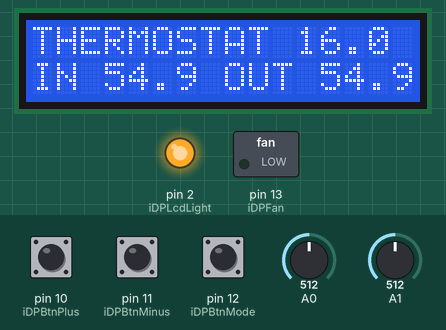
A sketch run on a simulated Arduino Uno, built with avr-gcc and run on an emulated ATmega328P. Shown: 16×2 character LCD, switched loads named in the sketch (green lamp = pin HIGH), output pins drawn as LEDs (lit = HIGH). The inputs (shaded band) are chosen by the test bench; at power-on: pin 12 (iDPBtnMode) HIGH, pin 11 (iDPBtnMinus) HIGH, pin 10 (iDPBtnPlus) HIGH, A0 = 512, A1 = 512.

Above: at 5.2 s.
5.3 s: pin 12 (iDPBtnMode) pulled LOW for 3.2 s
At 9.6 s:
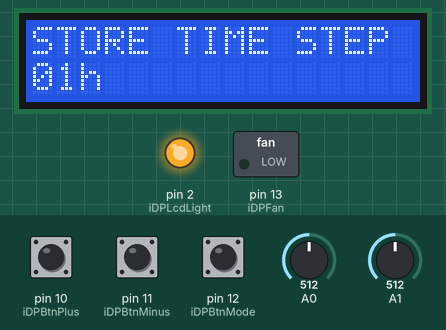
10.0 s: pin 11 (iDPBtnMinus) pulled LOW for 0.15 s
At 10.9 s:
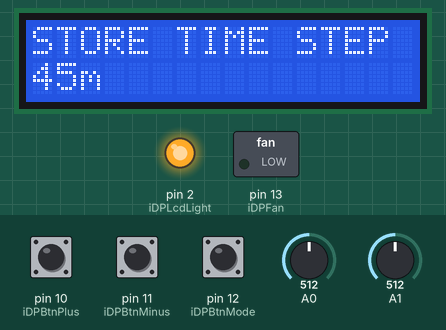
11.6 s: pin 12 (iDPBtnMode) pulled LOW for 1 s
At 12.8 s:
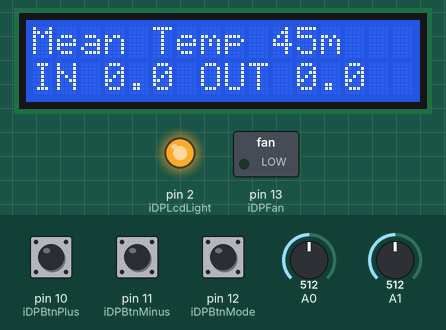
14.1 s: pin 12 (iDPBtnMode) pulled LOW for 0.15 s
At 15.2 s:
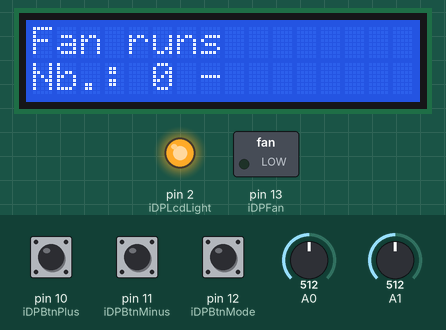
17.2 s: pin 11 (iDPBtnMinus) pulled LOW for 1 s
At 18.2 s:
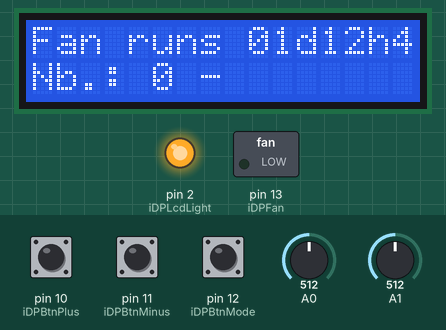
21.2 s: pin 11 (iDPBtnMinus) pulled LOW for 3.2 s
At 25.6 s:
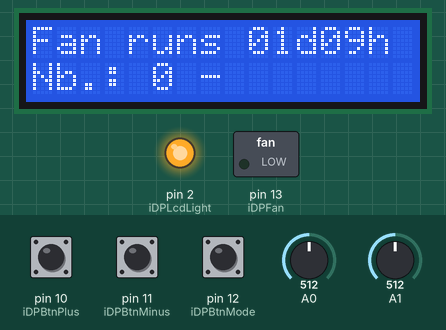
Timing chart, 0 to 27.1 s (numbered marks = the images above; inputs shaded):
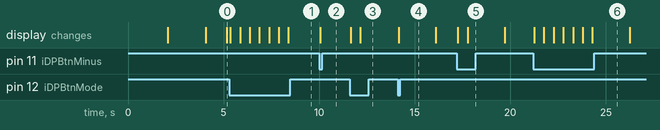

The sketch:

thermocontrol.ino
```cpp
/**
  @file termocontrol.ino
  Thermo regulator
  @author David Dorchies
  @date 27/12/2015
  @version 1.0.0

  The circuit:
  Connections to LCD 2x16 display :
  - LCD VSS to ground
  - LCD VDD to +5V
  - LCD VO to adjustable resistor
  - LCD RS pin to digital pin 8
  - LCD R/W pin to ground
  - LCD Enable pin to digital pin 7
  - LCD D4 pin to digital pin 6
  - LCD D5 pin to digital pin 5
  - LCD D6 pin to digital pin 4
  - LCD D7 pin to digital pin 3
  - LCD A pin to digital pin 2 with 1K Ohm resistance
  - LCD K pin to ground
  Connections to 2xLM35
  - LM35 inside to analog 0
  - LM35 ouitside to analog 1
  Connections to pushbuttons
  - Push button Set to digital 12
  - Push button Plus to digital 11
  - Push button Minus to digital 10
  Connection to 12V Fan supplied by Vin pin
  - BC547 Base to digital pin 13 through LED + 220 Ohm
 */

// include the libraries
#include <LiquidCrystal.h>
#include <EEPROM.h>

// DEBUG : uncomment the next line for getting debug print on serial
//#define _DEBUG_

#ifdef _DEBUG_
#define _DBG_INIT_ Serial.begin(9600)
#define _DBG_PRINT_(s) Serial.print(String(ulTime)+": ");Serial.println(s)
#else
#define _DBG_INIT_
#define _DBG_PRINT_(s)
#endif

// Connections parameters
int aiAPTemp[2] = {0,1}; // Analogic Pin for LM35  inside[0] and outside[1]
int iDPFan = 13; // Digital Pin for fan trigger control
int iDPBtnMode = 12; // Digital Pin of "Set" button
int iDPBtnMinus = 11; // Digital Pin of "Minus" button
int iDPBtnPlus = 10; // Digital Pin of "Plus" Button
int iDPLcdLight = 2; // Digital Pin of LCD A pin for LCD light

// Program parameters
unsigned long iTempoMode = 10000; // Set tempo for returning to mode zero in milliseconds
unsigned long iButtonDelay = 500; // delay between push actions in milliseconds
unsigned long iMeasureDelay = 10; // delay between measurements in milliseconds
unsigned long iDisplayDelay = 2000; // Delay between measurements displays in milliseconds
const int NB_STORAGE = 50; // Number of time steps stores in memory
unsigned long iAutoRollDisp = 2000; // Delay for autoroll display of stored temperatures in milliseconds

// Program control variables
boolean bButtonMode = false; // true if the button is pushed
boolean bButtonPlus = false; // true if the button is pushed
boolean bButtonMinus = false; // true if the button is pushed
boolean bButtonReady = true; // true if the push button can be handled
boolean bUpdateDisp = true; // true if the temperature display should be updated
boolean bFanOn = false; // Control of fan
boolean bLcdOn = true; // Control of LCD
unsigned long ulTime; // Current Millis
unsigned long ulLightOff; // Millis when light will switch off
unsigned long ulFanReady; // Millis when fan will be able to start/stop (10 sec. from starting arduino)
unsigned long ulModeEnd = 0; // Millis when the function mode will return to zero
unsigned long ulButtonReady = 0; // Millis when a new action could be handle by pushing a button
unsigned long ulMeasure = 0; // Millis when next reading of temperatures
unsigned long ulDisplayTemp = 0; // Millis when next display of temperatures
unsigned long ulStore = 0; // Millis when next data calculation and store
unsigned long ulAutoRollDisp = 0; // Millis when next update of autoroll display
unsigned long ulFanLastStart = 0; // Millis when the fan started last time

/**
 * Function mode
 * - 0 : Display temperature (Current / Mini / Maxi)
 * - 1 : Display stored mean temperatures
 * - 2 : Fan run stats
 * - 3 : Set target temperature (°C)
 * - 4 : Set minimum delta temperature to fan (°C)
 * - 5 : Set temporisation for fan (sec.)
 * - 6 : Set temporisation for light (sec.)
 * - 7 : Set storage time step
 */
int iMode=0;
// Display Mode
// - 0 : Current temperatures + Target
// - 1 : Minimum temperatures
// - 2 : Maximum temperatures
int iDisp=0;

// Measures
unsigned long aMeasures[2] = {0, 0}; // Sum of temperatures for mean calculation of display temp
word nMeasures = 0; // Count of read measurements for mean calculation of display temp
word aTemp[2]; // Temperature 1/10 °C inside[0] and outside[1]
word aTempMin[2] = {1000, 1000}; // Minimum temperature inside[0] and outside[1]
word aTempMax[2] = {0, 0}; // Maximum temperature inside[0] and outside[1]
unsigned long nTempMean = 0; // count the number of records for mean calculation
unsigned long ulTempSum[2] = {0, 0}; // Sum the temperatures for mean calculation of stored temp

// EEPROM stored variables
const byte byteMagicKey = 181; // MagicKey that should be in first byte of EEPROM to considere reading it
struct eeprom_t {
  word tempTarget = 160; // Target temperature in 1/10 °C
  byte tempDelta = 5; // Minimum delta temp between in & out to fan in 1/10 °C
  unsigned long iTempoFan = 60000; // Fan temporisation for start/stop in milliseconds
  unsigned long iTempoLCD = 120000; // LCD Light temporisation  in milliseconds
  unsigned long iStoreTimeStep = 3600000; // Temperature storage time step in milliseconds
  word aTempMean[2*NB_STORAGE]; // Storage of mean temperature during 50 last storage time step [2n] inside and [2n+1] outside
  word anFanStarts[NB_STORAGE]; // count the number of fan starts by storage time step
  word aiFanRunTime[NB_STORAGE]; // Time of fan run time for each storage time step
} e;

// initialize the library with the numbers of the interface pins
LiquidCrystal lcd(8, 7, 6, 5, 4, 3); // LiquidCrystal(rs, enable, d4, d5, d6, d7)


void setup() {
  _DBG_INIT_;      // when _DEBUG is defined, open the serial port at 9600 bps:
  digitalWrite(iDPLcdLight,HIGH);
  // set up the LCD's number of columns and rows:
  lcd.begin(16, 2);
  //lcd.noCursor();
  // Print a message to the LCD.
  lcd.print("Initialisation");
  // Set Digital Pins for push button in pullup mode. See https://www.arduino.cc/en/Tutorial/InputPullupSerial
  pinMode(iDPFan,OUTPUT);
  pinMode(iDPBtnMode, INPUT_PULLUP);
  pinMode(iDPBtnMinus, INPUT_PULLUP);
  pinMode(iDPBtnPlus, INPUT_PULLUP);
  pinMode(iDPLcdLight, OUTPUT);
  analogReference(INTERNAL); // Set Analog Voltage to 1.1V. See http://playground.arduino.cc/Main/LM35HigherResolution
  lcd.setCursor(0,1);
  lcd.print("Sensors");
  stabiliseMeasures(); // For avoiding artefic measurement due to voltage change
  delay(iDisplayDelay);
  lcd.setCursor(0,1);
  if(digitalRead(iDPBtnMode)!=LOW) {
    // Reading saved data in EEPROM
    byte byteKey;
    EEPROM.get(0,byteKey);
    if(byteKey == byteMagicKey) {
      // The first byte match the magic key, we can read data !
      lcd.print("Reading EEPROM");
      EEPROM.get(1,e);
    } else {
      lcd.print("Default settings");
    }
  } else {
    lcd.print("Reset settings");
  }
  delay(2000);
  ulTime = millis();
  ulStore = ulTime + e.iStoreTimeStep;
  ulLightOff = ulTime + e.iTempoLCD;
  ulFanReady = ulTime + e.iTempoFan;
}


void loop() {

  // Set current time
  ulTime = millis();

  // Read buttons values
  unsigned long ulButtonPressed = ulTime + 50; // Button press accepted after 5/100 sec.
  do {
    bButtonMode = (digitalRead(iDPBtnMode)==LOW);
    bButtonPlus = (digitalRead(iDPBtnPlus)==LOW);
    bButtonMinus = (digitalRead(iDPBtnMinus)==LOW);
  } while((bButtonMode || bButtonPlus || bButtonMinus) && (ulButtonPressed > millis()));

  // Control function time out
  if(ulModeEnd < ulTime && iMode > 0) {
    iMode = 0;
    iDisp = 0;
    storeEEPROM();
    bUpdateDisp=true;
  }

  // Measurement
  if(ulMeasure < ulTime) {
    for(int i=0; i<2; i++) {
      aMeasures[i] += analogRead(aiAPTemp[i]);
    }
    nMeasures += 1;
    ulMeasure = ulTime + iMeasureDelay;
  }

  // Control temperature and fan start/stop
  if(ulDisplayTemp < ulTime) {
    // Temperature measurement. See http://playground.arduino.cc/Main/LM35HigherResolution
    if(nMeasures > 100) {
      float conv = 1 / (nMeasures * 0.931);
      for(int i=0; i<2; i++) {
        aTemp[i] = aMeasures[i] * conv;
        // Update Min/Max
        if(aTemp[i] < aTempMin[i]) aTempMin[i] = aTemp[i];
        if(aTemp[i] > aTempMax[i]) aTempMax[i] = aTemp[i];
        // Mean calculation
        ulTempSum[i] += aTemp[i];
        aMeasures[i] = 0;
      }
      nMeasures = 0;
      nTempMean++;
      ulDisplayTemp = ulTime + iDisplayDelay;
      if(iMode==0) bUpdateDisp = true;

      // Control fan
      if(ulFanReady < ulTime) {
        // Correction of temp out respect to minimum delta temp
        word tempOutCor; // Corrected temp out with delta
        if(aTemp[0]>e.tempTarget) {
          tempOutCor = aTemp[1] + e.tempDelta;
        }else {
          tempOutCor = aTemp[1] - e.tempDelta;
        }
        _DBG_PRINT_("In "+String(aTemp[0])+" OutCor "+String(tempOutCor));
        if((aTemp[0] > tempOutCor)^(aTemp[0] < e.tempTarget)) {
          if(!bFanOn) switchFan();
        }
        else if (bFanOn) {
          switchFan();
        }
      }
    }
  }

  // Calculate and store mean temperature and fan stats
  if(ulStore < ulTime && nTempMean > 0) {
    // Temperatures
    for(int i=0; i<2; i++) {
      for(int j=NB_STORAGE-1; j>0; j--) {
        e.aTempMean[2*j+i] = e.aTempMean[2*(j-1)+i];
      }
      e.aTempMean[i] = ulTempSum[i] / nTempMean;
      ulTempSum[i] = 0;
    }
    nTempMean = 0;
    // Fan stats
    if(bFanOn) {
      e.aiFanRunTime[0] += (ulTime - ulFanLastStart)/1000;
      ulFanLastStart = ulTime;
    }
    for(int j=NB_STORAGE-1; j>0; j--) {
      e.anFanStarts[j] = e.anFanStarts[j-1];
      e.aiFanRunTime[j] = e.aiFanRunTime[j-1];
    }
    e.anFanStarts[0] = 0;
    e.aiFanRunTime[0] = 0;
    storeEEPROM();
    ulStore = ulTime + e.iStoreTimeStep;
  }

  // Autoroll display for stared mean temperatures and fan stats
  if((iMode == 1 || iMode == 2) && ulAutoRollDisp < ulTime) {
    iDisp += 1;
    if(iDisp > NB_STORAGE-1) iDisp = 1;
    bUpdateDisp = true;
  }

  // Control LCD display and function to display
  if((bButtonMode || bButtonPlus || bButtonMinus) && ulButtonReady < ulTime) {

    // Manage times out
    ulButtonReady = ulTime + iButtonDelay; // A button was pressed and can be handled => Set the next idle time
    ulModeEnd = ulTime + iTempoMode; // Postpone the tempo for returning to display mode
    ulLightOff = ulTime + e.iTempoLCD; // Update time for switching off

    // Control LCD light
    if(!bLcdOn) {
      switchLCD(true);
      return; // the key press only switch on the LCD
    }

    if(bButtonMode) {
      // Set button pushed => Change fonction
      iMode += 1;
      iDisp = 0; // Reset Disp Mode
      if(iMode > 7) iMode=0;
    }
    if(iMode == 1 || iMode == 2) {
      // Postpone the tempo for returning to display mode : special time for autoroll
      ulModeEnd = ulTime + (NB_STORAGE)*iAutoRollDisp;
    }

  } else if(!bUpdateDisp) {
    // Control light switch off
    if(ulLightOff < ulTime && bLcdOn) {
      // Switch the display off
      switchLCD(false);
    }
    // No order to be handled => Stop here
    return;
  } else {
    // Button press is not valid (ulButtonReady > ulTime)
    bButtonMode = false;
    bButtonPlus = false;
    bButtonMinus = false;
  }

  // Run functions
  if((bButtonMode || bButtonPlus || bButtonMinus) || bUpdateDisp) {

    bUpdateDisp = false;
    switch(iMode) {
      case 0:
        // Display Mode
        if(bButtonPlus) {
          iDisp +=1;
          if(iDisp > 2) iDisp = 0;
        }
        if(bButtonMinus) {
          iDisp -=1;
          if(iDisp < 0) iDisp = 2;
        }
        if(bButtonPlus && bButtonMinus) {
          // Reset min & max
          for(int i=0; i<2; i++) {
            aTempMin[i] = aTemp[i];
            aTempMax[i] = aTemp[i];
          }
          displayTemp("RESET MINI MAXI", aTemp);
        } else {
          switch(iDisp) {
            case 0:
              // Display In/Out/Target Temperature
              displayTemp("THERMOSTAT "+tempToString(e.tempTarget), aTemp);
              break;
            case 1:
              // Display Minimum Temperatures
              displayTemp("TEMPERATURE MINI", aTempMin);
              break;
            case 2:
              // Display Maximum Temperatures
              displayTemp("TEMPERATURE MAXI", aTempMax);
              break;
          }
        }
        break;

      case 1:
      case 2:
        // Display stored mean temperatures
        if(iDisp < 0) iDisp = 0;
        if(bButtonPlus) {
          iDisp +=1;
          if(iDisp > NB_STORAGE-1) iDisp = 0;
        }
        if(bButtonMinus) {
          iDisp -=1;
          if(iDisp < 0) iDisp = NB_STORAGE-1;
        }
        if(iMode==1) {
          if(e.aTempMean[2*iDisp] == 0) iDisp = 0;
          displayTemp("Mean Temp "+timeToString((iDisp+1)*e.iStoreTimeStep), &e.aTempMean[2*iDisp]);
        } else {
          lcd.clear();
          lcd.print("Fan runs "+timeToString(iDisp*e.iStoreTimeStep));
          lcd.setCursor(0,1);
          lcd.print("Nb.: "+String(e.anFanStarts[iDisp]));
          lcd.print(" - "+timeToString((unsigned long)e.aiFanRunTime[iDisp]*1000));
        }
        ulAutoRollDisp = ulTime + iAutoRollDisp;
        break;
      case 3:
        // Set Target temperature
        e.tempTarget = setTemperature("SET THERMOSTAT", e.tempTarget);
        break;
      case 4:
        // Set MinDelta temperature for running fan
        e.tempDelta = setTemperature("DELTA MIN TEMP.", e.tempDelta);
        break;
      case 5:
        // Set fan temporisation
        if(bButtonPlus && bButtonMinus) {
          // Manually switch the fan
          switchFan();
        } else {
          e.iTempoFan = setTemporisation("SET TEMPO FAN", e.iTempoFan);
        }
        break;
      case 6:
        // Set LCD temporisation
        e.iTempoLCD = setTemporisation("SET TEMPO LCD", e.iTempoLCD);
        break;
      case 7:
        // Set Storage time step
        e.iStoreTimeStep = setTemporisation("STORE TIME STEP", e.iStoreTimeStep);
        ulStore = ulTime + e.iStoreTimeStep;
    }
  }
}


/**
 * Convert temperature in 1/10 °C to string in °C
 * @param temp in 1/10 °C
 * @return string of formated temperature with 1 decimals
 * @author David Dorchies
 * @date 28/12/2015
 */
String tempToString(word temp){
  byte intPart = temp/10;
  return String(intPart) + "." + String(temp - intPart * 10);
}


/**
 * Convert time to string
 * @param time time in millisecondes
 * @return string in format 00d00h00m00s with only time units different to zero
 * @author David Dorchies
 * @date 29/12/2015
 */
String timeToString(unsigned long time) {
  unsigned long aulTS[4] = {86400, 3600, 60, 1};
  char acTS[5] = "dhms";
  String sT = "";
  int iT = 0;
  time = time / 1000;
  for(int i=0; i<4; i++) {
    if(time >= aulTS[i]) {
      iT = time / aulTS[i];
      if(iT<10) sT = sT + "0";
      sT = sT + iT;
      sT = sT + acTS[i];
      time = time - iT * aulTS[i];
    }
  }
  return sT;
}


/**
 * Display temperatures
 * @param sMode
 * @param aT[2] Temperatures to display  inside[0] and outside[1]
 * @param tempOut
 * @author David Dorchies
 * @date 28/12/2015
 */
void displayTemp(String sMode, word aT[]) {
  lcd.clear();
  lcd.print(sMode);
  lcd.setCursor(0, 1);
  lcd.print("IN "+tempToString(aT[0])+" OUT "+tempToString(aT[1]));
}


/**
 * Read measurement multiple times for stabilisation
 */
void stabiliseMeasures() {
  int temp;
  // First measures after changing analog ref are not accurate
  for(int i=0; i<100; i++) {
    for(int j=0; i<2; i++) {
      temp = analogRead(aiAPTemp[j]);
    }
  }
  ulMeasure = ulTime + iDisplayDelay;
}


/*
 * Display and set temperature with Minus and Plus buttons
 * @param sName Label to display in first row
 * @param temp Temperature to change
 * @author David Dorchies
 * @date 29/12/2015
 */
word setTemperature(String sName, word temp) {
  if(bButtonPlus) temp += 5;
  if(bButtonMinus) temp -= 5;
  if(temp < 0) temp = 0 ;
  // Display Maximum Temperatures
  lcd.clear();
  lcd.print(sName);
  lcd.setCursor(0, 1);
  lcd.print(tempToString(temp));
  return temp;
}


/**
 * Display and set temporisation with Minus and Plus buttons
 * using adaptable time steps
 * @param sName Label to display in first row
 * @param temp Temperature to change
 * @author David Dorchies
 * @date 29/12/2015
 */
unsigned long setTemporisation(String sName, unsigned long ulTempo) {
  unsigned long aulStep[] = {30,60,300,900,3600};
  int iStep;
  for(iStep=1; iStep<6; iStep++) {
    if(bButtonPlus && ulTempo < aulStep[iStep]*1000) break;
    if(bButtonMinus && ulTempo <= aulStep[iStep]*1000) break;
  }
  if(bButtonPlus) ulTempo += aulStep[iStep-1]*1000;
  if(bButtonMinus) ulTempo -= aulStep[iStep-1]*1000;
  if(ulTempo < 30000) ulTempo = 30000 ;
  // Display Maximum Temperatures
  lcd.clear();
  lcd.print(sName);
  lcd.setCursor(0, 1);
  lcd.print(timeToString(ulTempo));
  return ulTempo;
}


/**
 * Switch the fan on and off
 * @author David Dorchies
 * @date 31/12/2015
 */
void switchFan() {
  if(!bFanOn) {
    // Switch on the fan
    _DBG_PRINT_("Fan ON");
    digitalWrite(iDPFan,HIGH);
    ulFanLastStart = ulTime;
    e.anFanStarts[0] += 1;
  } else {
    // Switch off the fan
    _DBG_PRINT_("Fan OFF");
    digitalWrite(iDPFan,LOW);
    e.aiFanRunTime[0] += (ulTime - ulFanLastStart)/1000;
  }
  bFanOn = !bFanOn;
  ulFanReady = ulTime + e.iTempoFan;
  if(!bLcdOn) switchLCD(true);
  stabiliseMeasures(); // For avoiding artifac measurement due to voltage change
}


/**
 * Switch the LCD on and off
 * @param bLcd switch the LCD screen (true=on, false=off)
 * @author David Dorchies
 * @date 01/01/2016
 */
void switchLCD(boolean bLcd) {
  if(bLcd) {
    digitalWrite(iDPLcdLight,HIGH);
    lcd.display();
    ulLightOff = ulTime + e.iTempoLCD; // Update time for switching off
  } else {
    digitalWrite(iDPLcdLight,LOW);
    lcd.noDisplay();
    // Reset interface
    iMode = 0;
    iDisp = 0;
  }
  bLcdOn = bLcd;
  stabiliseMeasures(); // For avoiding artefic measurement due to voltage change
}

/**
 *  Store configuration and statistics in EEPROM using EEPROM library (need Arduino IDE >= 1.6.2)
 */
void storeEEPROM() {
  lcd.clear();
  lcd.print("Writing EEPROM");
  EEPROM.put(0, byteMagicKey);
  EEPROM.put(1,e);
}
```

Measured:
- after the input at 5.3 s, the display: first changes after 0.06 s (image 1 shows a later state)
- after the input at 10.0 s, the display: changes after 0.06 s (image 2)
- after the input at 11.6 s, the display: first changes after 0.06 s (image 3 shows a later state)
- after the input at 14.1 s, the display: changes after 0.06 s (image 4)
- after the input at 17.2 s, the display: first changes after 0.05 s (image 5 shows a later state)
- after the input at 21.2 s, the display: first changes after 0.05 s (image 6 shows a later state)
